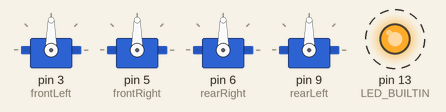
Simulated run of this sketch. Board: Arduino Uno, built with avr-gcc and run on an emulated ATmega328P. Shown: 4 × servo, output pins drawn as LEDs (lit = HIGH). Dashed ring = blinking.

Above: at 0.2 s.
Timing chart, 0 to 3.0 s (numbered marks = the images above):
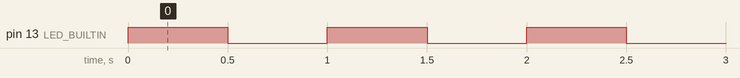

Measured:
- by itself, pin 13 (LED_BUILTIN): alternates HIGH for 0.50 s and LOW for 0.50 s

The sketch:

HomingTest.ino
```cpp
#include <Servo.h>

Servo frontLeft;
Servo frontRight;
Servo rearLeft;
Servo rearRight;

void setup()
{
  frontLeft.attach(3);
  frontRight.attach(5);
  rearRight.attach(6);
  rearLeft.attach(9);

  frontLeft.write(90);
  frontRight.write(90);
  rearLeft.write(90);
  rearRight.write(90);

  pinMode(LED_BUILTIN, OUTPUT);
}

void loop()
{
  // Blink slowly so you can tell the sketch is still running and holding
  // all four servos at their 90-degree home position while you attach horns.
  digitalWrite(LED_BUILTIN, HIGH);
  delay(500);
  digitalWrite(LED_BUILTIN, LOW);
  delay(500);
}
```
